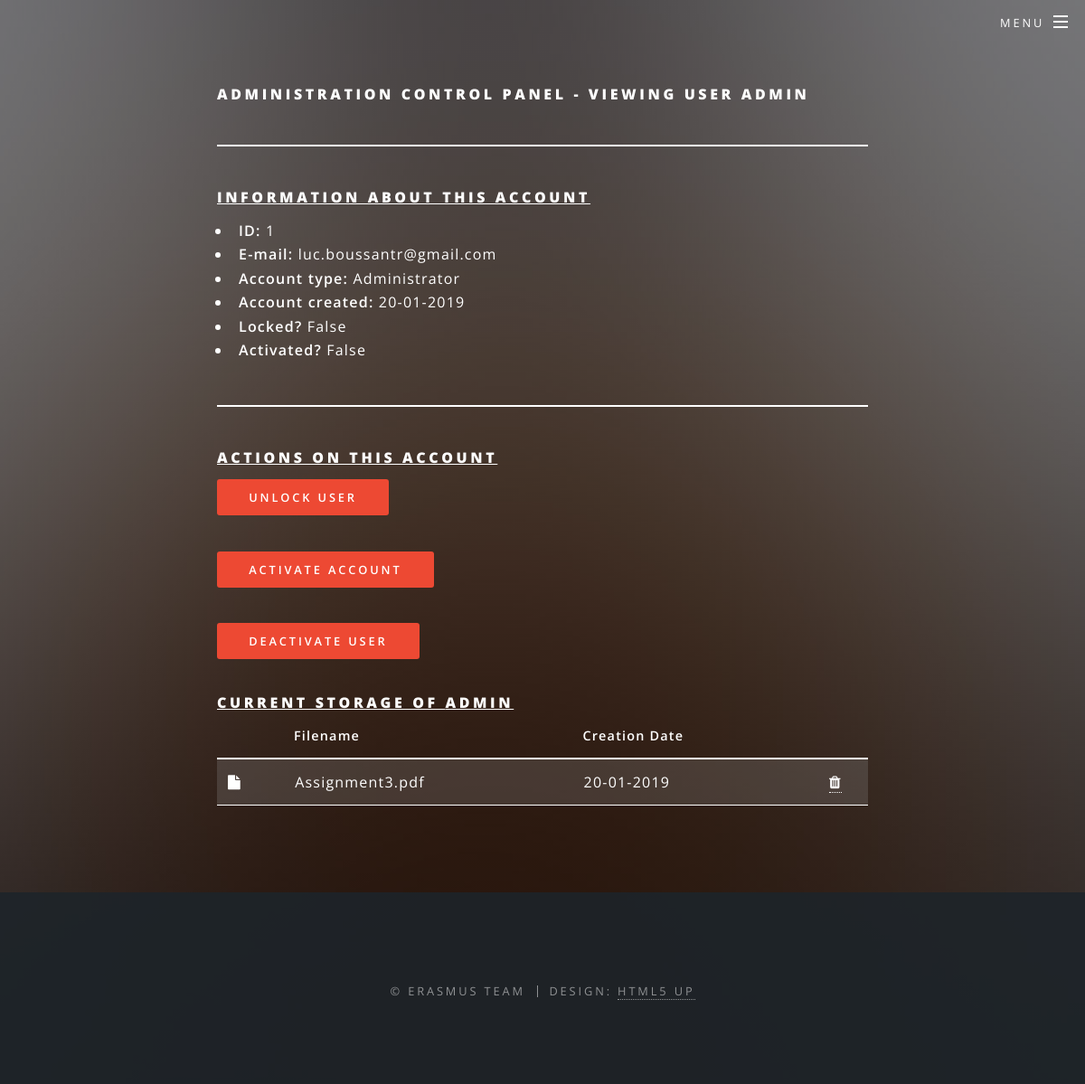
/a/profile/1 (signed in), run on the app's committed database.
### app/models.py (models this page shows, shortened)
class User(UserMixin, db.Model):
    __tablename__ = 'User'
    id = db.Column(db.Integer, primary_key=True)
    username = db.Column(db.String(64), index=True, unique=True)
    email = db.Column(db.String(120), index=True, unique=True)
    hashPassword = db.Column(db.String(128))
    role = db.Column(db.Enum(Role))
    creationDate = db.Column(db.DateTime, index=True, default=datetime.utcnow)
    locked = db.Column(db.Boolean)
    failedLogin = db.Column(db.Integer, default=0)
    logs = db.relationship('Log', backref='user', lazy='dynamic')
    confirmed = db.Column(db.Boolean)
    otp_secret = db.Column(db.String(16))
    activated = db.Column(db.Boolean)

class File(db.Model):
    __tablename__ = 'File'
    id = db.Column(db.Integer, primary_key=True)
    name = db.Column(db.String(24))
    path = db.Column(db.String(128))
    size = db.Column(db.Integer)
    folderId = db.Column(db.Integer, db.ForeignKey(
        'Folder.id'), nullable=False)
    creationDate = db.Column(db.DateTime, index=True, default=datetime.utcnow)
    AccessFile = db.relationship('User', secondary=AccessFile, lazy='dynamic',
                                 backref=db.backref('files', lazy=True))

### app/routes.py (the view)
@app.route('/a/profile/<id>')
@login_required
def profile(id):
    user = User.query.filter_by(id=id).first()
    files = user.files
    folders = user.folders
    return render_template('/a/profile.html', title="Administration control panel", user=user, files=files, folders=folders)

### app/models.py (called while the page is built)
@login.user_loader
def load_user(id):
    return User.query.get(int(id))

### app/templates/a/profile.html (shortened to what this page needs)
{% extends "base.html" %}
{% block content %}
  <h1>Administration control panel - Viewing user {{ user.username }}</h1>
  <hr />
  <h1><u>Information about this account</u></h1>
  <ul>
    <li><b>ID:</b> {{ user.id }}</li>
    <li><b>E-mail:</b> {{ user.email }}</li>
    <li><b>Account type:</b> {% if user.role == 1 %} User {% else %} Administrator {% endif %}</li>
    <li><b>Account created:</b> {{ user.creationDate.strftime("%d-%m-%Y") }}</li>
    <li><b>Locked?</b> {{ user.locked }}</li>
    <li><b>Activated?</b> {{ user.activated }}</li>
  </ul>
  <hr />
  <h1><u>Actions on this account</u></h1>
  <p><a href="{{ url_for('unlock_user', id=user.id) }}" class="button primary">Unlock user</a></p>
  <p><a href="{{ url_for('activate_user', id=user.id) }}" class="button primary">Activate account</a></p>
  <p><a href="{{ url_for('deactivate_user', id=user.id) }}" class="button primary">Deactivate user</a></p>
  <h1><u>Current storage of {{ user.username }}</u></h1>
  <table class="table table-dark" >
          <thead>
            <tr>
              <th scope="col"> </th>
              <th scope="col">Filename</th>
              <th scope="col">Creation Date</th>
              <th scope="col"></th>
            </tr>
          </thead>
  <tbody>
      {% if files or folders %}
          {% if files %}
              {% for file in files %}
                  <tr>
                      <td><span class="fa fa-file"></span></td>
                      <td>{{ file.name }}</td>
                      <td>{{ file.creationDate.strftime('%d-%m-%Y') }}</td>
                      <td style="text-align: center"><a href="{{ url_for('deleteFile', id=file.id) }}"><span class="fa fa-trash"></span></a></td>
                  </tr>
              {% endfor %}
          {% endif %}
      {% else %}
      <tr id="table_empty_row" style="background: none; border:0px;">
          <td></td>
          <td>Empty directory</td>
      </tr>
      {% endif %}
  </tbody>
  </table>
{% endblock %}

### app/templates/base.html (shortened to what this page needs)
<!DOCTYPE HTML>
<html lang="en">
	<head>
		<link rel="stylesheet" href="{{ url_for('static', filename='css/main.css') }}" />
	</head>
	<body class="landing is-preload">
			<div id="page-wrapper">
					<header id="header" class="alt">
						<nav id="nav">
							<ul>
								<li class="special">
									<a href="#menu" class="menuToggle"><span>Menu</span></a>
								</li>
							</ul>
						</nav>
					</header>
					<section id="cta" class="wrapper style4">
						<div class="inner">
							<div style="width:100%">
								{% block content %}{% endblock %}
							</div>
						</div>
					</section>
					<footer id="footer">
						<ul class="copyright">
							<li>&copy; erasmus team</li><li>Design: <a href="http://html5up.net">HTML5 UP</a></li>
						</ul>
					</footer>
			</div>
	</body>
</html>

### data on the page
User: username "ADMIN", id "1", email "luc.boussantr@gmail.com", creationDate "20-01-2019", locked "False", activated "False"
File: name "Assignment3.pdf", creationDate "20-01-2019"
